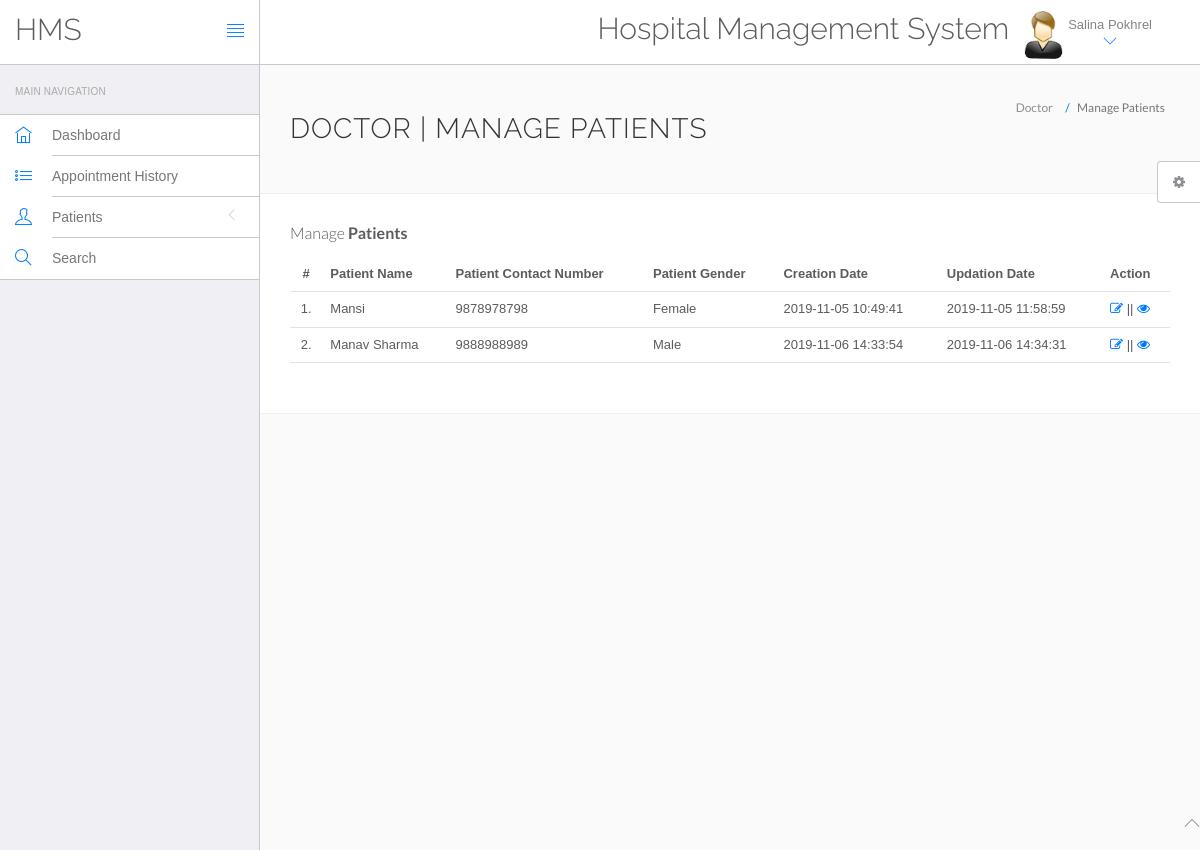
The app's page /hms/doctor/manage-patient.php (signed in) with its own data.
### tables this page shows
CREATE TABLE `doctors` (
  `id` int(11) NOT NULL,
  `specilization` varchar(255) DEFAULT NULL,
  `doctorName` varchar(255) DEFAULT NULL,
  `address` longtext DEFAULT NULL,
  `docFees` varchar(255) DEFAULT NULL,
  `contactno` bigint(11) DEFAULT NULL,
  `docEmail` varchar(255) DEFAULT NULL,
  `password` varchar(255) DEFAULT NULL,
  `creationDate` timestamp NULL DEFAULT current_timestamp(),
  `updationDate` timestamp NULL DEFAULT NULL ON UPDATE current_timestamp()
);

CREATE TABLE `tblpatient` (
  `ID` int(10) NOT NULL,
  `Docid` int(10) DEFAULT NULL,
  `PatientName` varchar(200) DEFAULT NULL,
  `PatientContno` bigint(10) DEFAULT NULL,
  `PatientEmail` varchar(200) DEFAULT NULL,
  `PatientGender` varchar(50) DEFAULT NULL,
  `PatientAdd` mediumtext DEFAULT NULL,
  `PatientAge` int(10) DEFAULT NULL,
  `PatientMedhis` mediumtext DEFAULT NULL,
  `CreationDate` timestamp NULL DEFAULT current_timestamp(),
  `UpdationDate` timestamp NULL DEFAULT NULL ON UPDATE current_timestamp()
);

### hms/doctor/manage-patient.php (the view, shortened to what this page needs)
<?php
include('include/config.php');
?>
<!DOCTYPE html>
<html lang="en">
	<head>
		<link rel="stylesheet" href="vendor/bootstrap/css/bootstrap.min.css">
		<link rel="stylesheet" href="vendor/fontawesome/css/font-awesome.min.css">
		<link rel="stylesheet" href="vendor/themify-icons/themify-icons.min.css">
		<link href="vendor/animate.css/animate.min.css" rel="stylesheet" media="screen">
		<link href="vendor/perfect-scrollbar/perfect-scrollbar.min.css" rel="stylesheet" media="screen">
		<link href="vendor/switchery/switchery.min.css" rel="stylesheet" media="screen">
		<link href="vendor/bootstrap-touchspin/jquery.bootstrap-touchspin.min.css" rel="stylesheet" media="screen">
		<link href="vendor/select2/select2.min.css" rel="stylesheet" media="screen">
		<link href="vendor/bootstrap-datepicker/bootstrap-datepicker3.standalone.min.css" rel="stylesheet" media="screen">
		<link href="vendor/bootstrap-timepicker/bootstrap-timepicker.min.css" rel="stylesheet" media="screen">
		<link rel="stylesheet" href="assets/css/styles.css">
		<link rel="stylesheet" href="assets/css/plugins.css">
		<link rel="stylesheet" href="assets/css/themes/theme-1.css" id="skin_color" />
	</head>
	<body>
		<div id="app">
<?php include('include/sidebar.php');?>
<div class="app-content">
<?php include('include/header.php');?>
<div class="main-content" >
<div class="wrap-content container" id="container">
<section id="page-title">
<div class="row">
<div class="col-sm-8">
<h1 class="mainTitle">Doctor | Manage Patients</h1>
</div>
<ol class="breadcrumb">
<li>
<span>Doctor</span>
</li>
<li class="active">
<span>Manage Patients</span>
</li>
</ol>
</div>
</section>
<div class="container-fluid container-fullw bg-white">
<div class="row">
<div class="col-md-12">
<h5 class="over-title margin-bottom-15">Manage <span class="text-bold">Patients</span></h5>
<table class="table table-hover" id="sample-table-1">
<thead>
<tr>
<th class="center">#</th>
<th>Patient Name</th>
<th>Patient Contact Number</th>
<th>Patient Gender </th>
<th>Creation Date </th>
<th>Updation Date </th>
<th>Action</th>
</tr>
</thead>
<tbody>
<?php
$docid=$_SESSION['id'];
$sql=mysqli_query($con,"select * from tblpatient where Docid='$docid' ");
$cnt=1;
while($row=mysqli_fetch_array($sql))
{
?>
<tr>
<td class="center"><?php echo $cnt;?>.</td>
<td class="hidden-xs"><?php echo $row['PatientName'];?></td>
<td><?php echo $row['PatientContno'];?></td>
<td><?php echo $row['PatientGender'];?></td>
<td><?php echo $row['CreationDate'];?></td>
<td><?php echo $row['UpdationDate'];?>
</td>
<td>
<a href="edit-patient.php?editid=<?php echo $row['ID'];?>"><i class="fa fa-edit"></i></a> || <a href="view-patient.php?viewid=<?php echo $row['ID'];?>"><i class="fa fa-eye"></i></a>
</td>
</tr>
<?php
$cnt=$cnt+1;
 }?></tbody>
</table>
</div>
</div>
</div>
</div>
</div>
</div>
</div>
	<?php include('include/footer.php');?>
	<?php include('include/setting.php');?>
	</body>
</html>

### hms/doctor/include/header.php (shortened to what this page needs)
<header class="navbar navbar-default navbar-static-top">
					<div class="navbar-header">
						<a class="navbar-brand" href="#">
							<h2 style="padding-top:20% ">HMS</h2>
						</a>
						<a href="#" class="sidebar-toggler pull-right visible-md visible-lg" data-toggle-class="app-sidebar-closed" data-toggle-target="#app">
							<i class="ti-align-justify"></i>
						</a>
					</div>
					<div class="navbar-collapse collapse">
						<ul class="nav navbar-right">
								<li  style="padding-top:2% ">
								<h2>Hospital Management System</h2>
							</li>
							<li class="dropdown current-user">
								<a href class="dropdown-toggle" data-toggle="dropdown">
									<img src="assets/images/images.jpg" > <span class="username">
									<?php $query=mysqli_query($con,"select doctorName from doctors where id='".$_SESSION['id']."'");
while($row=mysqli_fetch_array($query))
{
	echo $row['doctorName'];
}
									?> <i class="ti-angle-down"></i></i></span>
								</a>
							</li>
						</ul>
					</div>
				</header>

### hms/doctor/assets/css/themes/theme-1.css (style rules this page uses)
body { background: #FAFAFA; }
header .navbar-header { background: #ffffff !important; border-right-color: #c8c7cc !important; border-bottom-color: #c8c7cc !important; }
header .navbar-header .sidebar-toggler, header .navbar-header .sidebar-mobile-toggler { color: #007aff !important; }
header .navbar-header .navbar-brand { color: #777 !important; }
header .navbar-collapse { background: #ffffff !important; border-bottom-color: #c8c7cc !important; box-shadow: none !important; }
header .navbar-collapse .navbar-right > li > a { color: #777; }
header .navbar-collapse .navbar-right > li > a i { color: #007aff !important; }

### records on screen
doctors: doctorName "Salina Pokhrel"
tblpatient: PatientName "Mansi", PatientContno "9878978798", PatientGender "Female", CreationDate "2019-11-05 10:49:41", UpdationDate "2019-11-05 11:58:59"
tblpatient: PatientName "Manav Sharma", PatientContno "9888988989", PatientGender "Male", CreationDate "2019-11-06 14:33:54", UpdationDate "2019-11-06 14:34:31"
